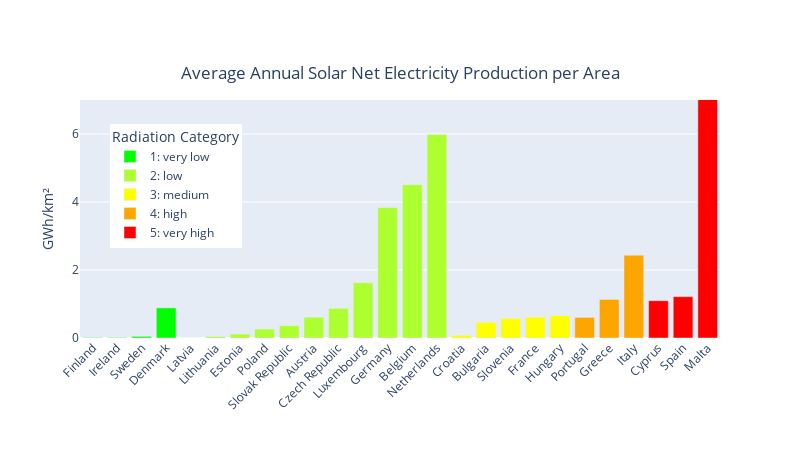

Notebook code cell kept with this figure:
### Markdown cell above
In order to investigate the above findings further, the following figure shows the same data without category aggregation, but separately for each country. It can be seen, that the "low"-radiation countries' solar electricity production rates are dominated by three countries: Netherlands, Belgium and Germany. Each one of these show a higher rate than the "very high"-radiation countries Spain and Cyprus. In the "very low"-radiation category, Denmark shows a solar rate comparable to the ones of "medium"-radiation. The country with the highest solar rate per area by far is the "very high"-radiation country Malta.

### Code cell
# Create Bar chart showing solar production for each country
create_solar_bar_chart_countries(df_countries, color_dict)

### Figure 1 — Plotly figure (JSON) as saved in the notebook; plotly's stock layout.template omitted (floating-point values rounded to 4 significant figures)
{"data": [{"alignmentgroup": "True", "hovertemplate": "Radiation Category=1: very low<br>country_name=%{x}<br>Solar Electricity Production per km²=%{y}<extra></extra>", "legendgroup": "1: very low", "marker": {"color": "#00FF00", "pattern": {"shape": ""}}, "name": "1: very low", "offsetgroup": "1: very low", "orientation": "v", "showlegend": true, "textposition": "auto", "type": "bar", "x": ["Finland", "Ireland", "Sweden", "Denmark"], "xaxis": "x", "y": [0.01436, 0.01618, 0.04876, 0.8857], "yaxis": "y"}, {"alignmentgroup": "True", "hovertemplate": "Radiation Category=2: low<br>country_name=%{x}<br>Solar Electricity Production per km²=%{y}<extra></extra>", "legendgroup": "2: low", "marker": {"color": "#ADFF2F", "pattern": {"shape": ""}}, "name": "2: low", "offsetgroup": "2: low", "orientation": "v", "showlegend": true, "textposition": "auto", "type": "bar", "x": ["Latvia", "Lithuania", "Estonia", "Poland", "Slovak Republic", "Austria", "Czech Republic", "Luxembourg", "Germany", "Belgium", "Netherlands"], "xaxis": "x", "y": [0.0004239, 0.04599, 0.1163, 0.2632, 0.3629, 0.6106, 0.873, 1.623, 3.842, 4.507, 5.986], "yaxis": "y"}, {"alignmentgroup": "True", "hovertemplate": "Radiation Category=3: medium<br>country_name=%{x}<br>Solar Electricity Production per km²=%{y}<extra></extra>", "legendgroup": "3: medium", "marker": {"color": "#FFFF00", "pattern": {"shape": ""}}, "name": "3: medium", "offsetgroup": "3: medium", "orientation": "v", "showlegend": true, "textposition": "auto", "type": "bar", "x": ["Croatia", "Bulgaria", "Slovenia", "France", "Hungary"], "xaxis": "x", "y": [0.07817, 0.4607, 0.5746, 0.6116, 0.6582], "yaxis": "y"}, {"alignmentgroup": "True", "hovertemplate": "Radiation Category=4: high<br>country_name=%{x}<br>Solar Electricity Production per km²=%{y}<extra></extra>", "legendgroup": "4: high", "marker": {"color": "#FFA500", "pattern": {"shape": ""}}, "name": "4: high", "offsetgroup": "4: high", "orientation": "v", "showlegend": true, "textposition": "auto", "type": "bar", "x": ["Portugal", "Greece", "Italy"], "xaxis": "x", "y": [0.6056, 1.135, 2.437], "yaxis": "y"}, {"alignmentgroup": "True", "hovertemplate": "Radiation Category=5: very high<br>country_name=%{x}<br>Solar Electricity Production per km²=%{y}<extra></extra>", "legendgroup": "5: very high", "marker": {"color": "#FF0000", "pattern": {"shape": ""}}, "name": "5: very high", "offsetgroup": "5: very high", "orientation": "v", "showlegend": true, "textposition": "auto", "type": "bar", "x": ["Cyprus", "Spain", "Malta"], "xaxis": "x", "y": [1.098, 1.216, 18.43], "yaxis": "y"}], "layout": {"barmode": "relative", "height": 450, "legend": {"title": {"text": "Radiation Category"}, "tracegroupgap": 0, "x": 0.15, "xanchor": "center", "y": 0.9, "yanchor": "top"}, "showlegend": true, "title": {"text": "Average Annual Solar Net Electricity Production per Area", "x": 0.5, "xanchor": "center", "y": 0.85, "yanchor": "top"}, "width": 800, "xaxis": {"anchor": "y", "domain": [0, 1], "tickangle": -45, "title": {"text": ""}}, "yaxis": {"anchor": "x", "domain": [0, 1], "range": [0, 7], "title": {"text": "GWh/km²"}}}}
